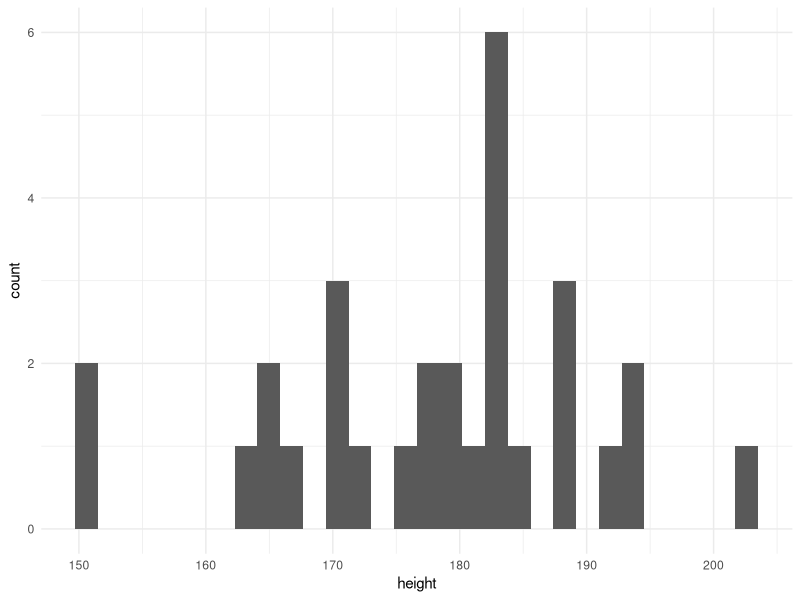
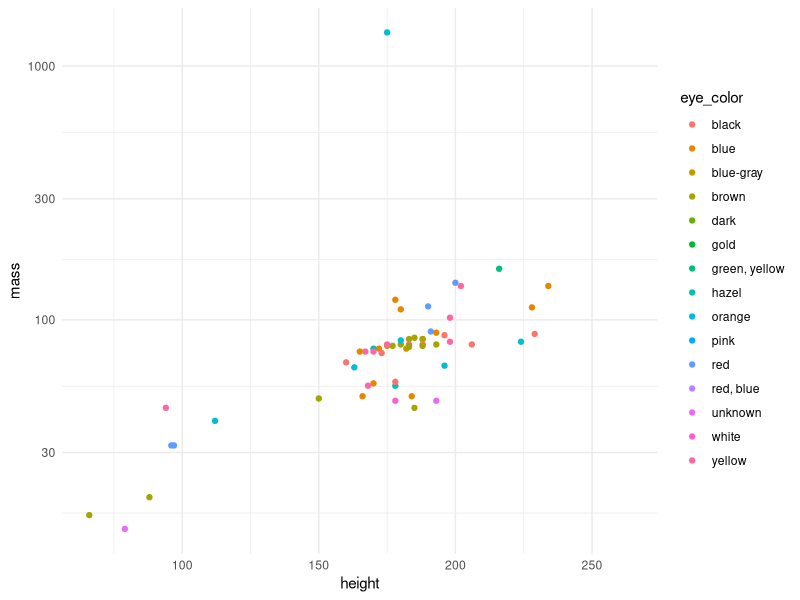

R code for these plots, in order:
# Liying

library(tidyverse)

View(starwars)
str(starwars)
names(starwars)

# talk about %>% 
# talk filter
# talk select

# historgram
starwars %>% 
  filter(species == "Human") %>% 
  ggplot(aes(height)) +
  geom_histogram() +
  theme_minimal()

# scatter plot
starwars %>% 
  select(height, mass, eye_color) %>% 
  ggplot(aes(height, mass, color = eye_color)) +
  geom_point() +
  scale_y_log10() +
  theme_minimal()

# Gayoung

# boxplot
# facet_wrap
